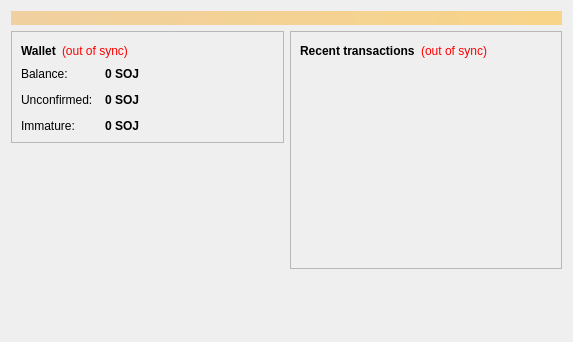
<?xml version="1.0" encoding="UTF-8"?>
<ui version="4.0">
 <class>OverviewPage</class>
 <widget class="QWidget" name="OverviewPage">
  <property name="geometry">
   <rect>
    <x>0</x>
    <y>0</y>
    <width>573</width>
    <height>342</height>
   </rect>
  </property>
  <property name="windowTitle">
   <string>Form</string>
  </property>
  <layout class="QVBoxLayout" name="topLayout">
   <item>
    <widget class="QLabel" name="labelAlerts">
     <property name="visible">
      <bool>false</bool>
     </property>
     <property name="styleSheet">
      <string notr="true">background-color: qlineargradient(x1: 0, y1: 0, x2: 1, y2: 0, stop:0 #F0D0A0, stop:1 #F8D488); color:#000000;</string>
     </property>
     <property name="wordWrap">
      <bool>true</bool>
     </property>
     <property name="margin">
      <number>3</number>
     </property>
    </widget>
   </item>
   <item>
    <layout class="QHBoxLayout" name="horizontalLayout" stretch="1,1">
     <item>
      <layout class="QVBoxLayout" name="verticalLayout_2">
       <item>
        <widget class="QFrame" name="frame">
         <property name="frameShape">
          <enum>QFrame::StyledPanel</enum>
         </property>
         <property name="frameShadow">
          <enum>QFrame::Raised</enum>
         </property>
         <layout class="QVBoxLayout" name="verticalLayout_4">
          <item>
           <layout class="QHBoxLayout" name="horizontalLayout_4">
            <item>
             <widget class="QLabel" name="label_5">
              <property name="font">
               <font>
                <weight>75</weight>
                <bold>true</bold>
               </font>
              </property>
              <property name="text">
               <string>Wallet</string>
              </property>
             </widget>
            </item>
            <item>
             <widget class="QLabel" name="labelWalletStatus">
              <property name="toolTip">
               <string>The displayed information may be out of date. Your wallet automatically synchronizes with the Sojourn network after a connection is established, but this process has not completed yet.</string>
              </property>
              <property name="styleSheet">
               <string notr="true">QLabel { color: red; }</string>
              </property>
              <property name="text">
               <string notr="true">(out of sync)</string>
              </property>
              <property name="alignment">
               <set>Qt::AlignLeading|Qt::AlignLeft|Qt::AlignVCenter</set>
              </property>
             </widget>
            </item>
            <item>
             <spacer name="horizontalSpacer_2">
              <property name="orientation">
               <enum>Qt::Horizontal</enum>
              </property>
              <property name="sizeHint" stdset="0">
               <size>
                <width>40</width>
                <height>20</height>
               </size>
              </property>
             </spacer>
            </item>
           </layout>
          </item>
          <item>
           <layout class="QFormLayout" name="formLayout_2">
            <property name="fieldGrowthPolicy">
             <enum>QFormLayout::AllNonFixedFieldsGrow</enum>
            </property>
            <property name="horizontalSpacing">
             <number>12</number>
            </property>
            <property name="verticalSpacing">
             <number>12</number>
            </property>
            <item row="0" column="0">
             <widget class="QLabel" name="label">
              <property name="text">
               <string>Balance:</string>
              </property>
             </widget>
            </item>
            <item row="0" column="1">
             <widget class="QLabel" name="labelBalance">
              <property name="font">
               <font>
                <weight>75</weight>
                <bold>true</bold>
               </font>
              </property>
              <property name="cursor">
               <cursorShape>IBeamCursor</cursorShape>
              </property>
              <property name="toolTip">
               <string>Your current balance</string>
              </property>
              <property name="text">
               <string notr="true">0 SOJ</string>
              </property>
              <property name="textInteractionFlags">
               <set>Qt::LinksAccessibleByMouse|Qt::TextSelectableByKeyboard|Qt::TextSelectableByMouse</set>
              </property>
             </widget>
            </item>
            <item row="1" column="0">
             <widget class="QLabel" name="label_3">
              <property name="text">
               <string>Unconfirmed:</string>
              </property>
             </widget>
            </item>
            <item row="1" column="1">
             <widget class="QLabel" name="labelUnconfirmed">
              <property name="font">
               <font>
                <weight>75</weight>
                <bold>true</bold>
               </font>
              </property>
              <property name="cursor">
               <cursorShape>IBeamCursor</cursorShape>
              </property>
              <property name="toolTip">
               <string>Total of transactions that have yet to be confirmed, and do not yet count toward the current balance</string>
              </property>
              <property name="text">
               <string notr="true">0 SOJ</string>
              </property>
              <property name="textInteractionFlags">
               <set>Qt::LinksAccessibleByMouse|Qt::TextSelectableByKeyboard|Qt::TextSelectableByMouse</set>
              </property>
             </widget>
            </item>
            <item row="2" column="0">
             <widget class="QLabel" name="labelImmatureText">
              <property name="text">
               <string>Immature:</string>
              </property>
             </widget>
            </item>
            <item row="2" column="1">
             <widget class="QLabel" name="labelImmature">
              <property name="font">
               <font>
                <weight>75</weight>
                <bold>true</bold>
               </font>
              </property>
              <property name="toolTip">
               <string>Mined balance that has not yet matured</string>
              </property>
              <property name="text">
               <string notr="true">0 SOJ</string>
              </property>
              <property name="textInteractionFlags">
               <set>Qt::LinksAccessibleByMouse|Qt::TextSelectableByKeyboard|Qt::TextSelectableByMouse</set>
              </property>
             </widget>
            </item>
           </layout>
          </item>
         </layout>
        </widget>
       </item>
       <item>
        <spacer name="verticalSpacer">
         <property name="orientation">
          <enum>Qt::Vertical</enum>
         </property>
         <property name="sizeHint" stdset="0">
          <size>
           <width>20</width>
           <height>40</height>
          </size>
         </property>
        </spacer>
       </item>
      </layout>
     </item>
     <item>
      <layout class="QVBoxLayout" name="verticalLayout_3">
       <item>
        <widget class="QFrame" name="frame_2">
         <property name="frameShape">
          <enum>QFrame::StyledPanel</enum>
         </property>
         <property name="frameShadow">
          <enum>QFrame::Raised</enum>
         </property>
         <layout class="QVBoxLayout" name="verticalLayout">
          <item>
           <layout class="QHBoxLayout" name="horizontalLayout_2">
            <item>
             <widget class="QLabel" name="label_4">
              <property name="text">
               <string>&lt;b&gt;Recent transactions&lt;/b&gt;</string>
              </property>
             </widget>
            </item>
            <item>
             <widget class="QLabel" name="labelTransactionsStatus">
              <property name="toolTip">
               <string>The displayed information may be out of date. Your wallet automatically synchronizes with the Sojourn network after a connection is established, but this process has not completed yet.</string>
              </property>
              <property name="styleSheet">
               <string notr="true">QLabel { color: red; }</string>
              </property>
              <property name="text">
               <string notr="true">(out of sync)</string>
              </property>
              <property name="alignment">
               <set>Qt::AlignRight|Qt::AlignTrailing|Qt::AlignVCenter</set>
              </property>
             </widget>
            </item>
            <item>
             <spacer name="horizontalSpacer">
              <property name="orientation">
               <enum>Qt::Horizontal</enum>
              </property>
              <property name="sizeHint" stdset="0">
               <size>
                <width>40</width>
                <height>20</height>
               </size>
              </property>
             </spacer>
            </item>
           </layout>
          </item>
          <item>
           <widget class="QListView" name="listTransactions">
            <property name="styleSheet">
             <string notr="true">QListView { background: transparent; }</string>
            </property>
            <property name="frameShape">
             <enum>QFrame::NoFrame</enum>
            </property>
            <property name="verticalScrollBarPolicy">
             <enum>Qt::ScrollBarAlwaysOff</enum>
            </property>
            <property name="horizontalScrollBarPolicy">
             <enum>Qt::ScrollBarAlwaysOff</enum>
            </property>
            <property name="selectionMode">
             <enum>QAbstractItemView::NoSelection</enum>
            </property>
           </widget>
          </item>
         </layout>
        </widget>
       </item>
       <item>
        <spacer name="verticalSpacer_2">
         <property name="orientation">
          <enum>Qt::Vertical</enum>
         </property>
         <property name="sizeHint" stdset="0">
          <size>
           <width>20</width>
           <height>40</height>
          </size>
         </property>
        </spacer>
       </item>
      </layout>
     </item>
    </layout>
   </item>
  </layout>
 </widget>
 <resources/>
 <connections/>
</ui>
